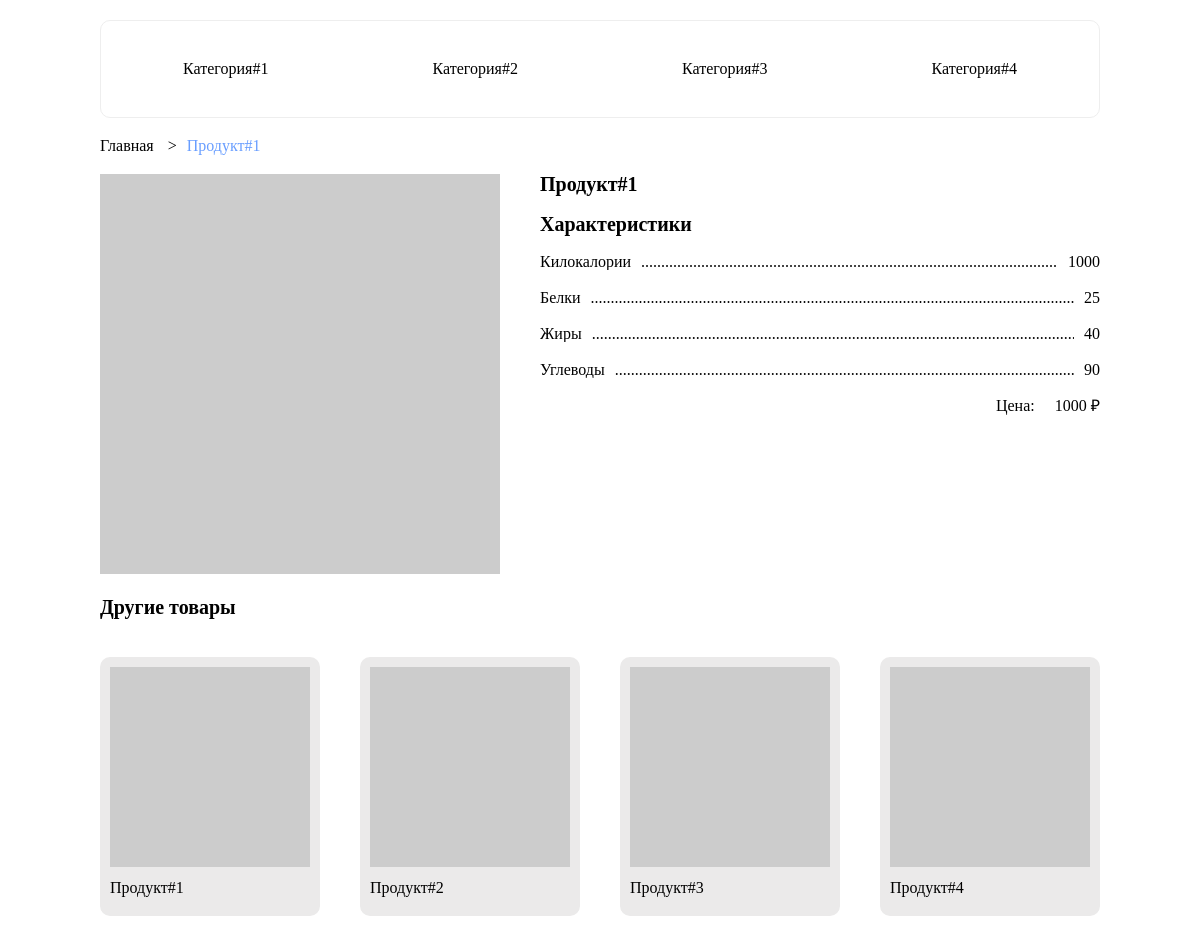
Page /product/1 on the committed database.
### tables this page shows
CREATE TABLE "products" (
	"id"	INTEGER UNIQUE,
	"category_id"	INTEGER,
	"title"	TEXT NOT NULL,
	"description"	TEXT,
	"price"	NUMERIC,
	PRIMARY KEY("id" AUTOINCREMENT)
);

CREATE TABLE "product_attributes" (
	"product_id"	INTEGER NOT NULL,
	"attribute_id"	INTEGER NOT NULL
, "value"	TEXT);

CREATE TABLE "attributes" (
	"id"	INTEGER UNIQUE,
	"title"	TEXT,
	PRIMARY KEY("id" AUTOINCREMENT)
);

### index.php (called while the page is built)
<?php
require_once('Router.php');
function connect() {
    return new SQLite3("db/test_pizzasushiwok.db");
}
function share() {
    $db = connect();
    $sql = ('SELECT products.id, products.title, categories.title as category_title
                                        FROM products INNER JOIN categories
                                        ON products.category_id = categories.id');
    $result = $db->query($sql);
    $data = [];
    while ($row = $result->fetchArray()) {
        $data[$row['category_title']][] = ['title' =>  $row['title'], 'id' => $row['id']];
    }
    return $data;
}
$router = new Router();
$router->add('^/$',function($url) {
    $data = share();
    require __DIR__ . '/views/home.php';
});
$router->add('^/product/([0-9a-zA-Z\-]+)',function($url,$slug) {
    $data = share();
    $db = connect();
    $stmt = $db->prepare('SELECT * FROM products WHERE id=:id');
    $stmt->bindValue(':id', (int) $slug, SQLITE3_INTEGER);
    $result = $stmt->execute();
    $product = $result->fetchArray();
    if($product) {
        $stmt = $db->prepare( 'SELECT value, title FROM product_attributes INNER JOIN attributes
                                                            ON product_attributes.attribute_id = attributes.id
                                                            WHERE product_attributes.product_id = :product_id');
        $stmt->bindValue(':product_id', (int) $product['id'], SQLITE3_INTEGER);
        $result = $stmt->execute();
        $product['attributes'] = [];
        while ($row = $result->fetchArray()) {
            $product['attributes'][] = ['title' =>  $row['title'], 'value' => $row['value']];
        }
        $stmt = $db->prepare('SELECT id, title FROM products WHERE category_id=:category_id');
        $stmt->bindValue(':category_id', (int) $product['category_id'], SQLITE3_INTEGER);
        $result = $stmt->execute();
        $products = [];
        while ($row = $result->fetchArray()) {
            $products[] = ['id' => $row['id'], 'title' => $row['title']];
        }
    }
    require __DIR__ . '/views/product.php';
});
$router->init();

### views/product.php (the view, shortened to what this page needs)
<?php include ("partials/header.php");?>
    <main>
        <? if ($product): ?>
            <div class="container">
                <div class="main">
                    <div class="breadcrumb">
                        <a href="/" class="link breadcrumb__item">Главная</a>
                        <a href="" class="link breadcrumb__item active"><?= $product['title'] ?></a>
                    </div>
                    </div>
                    <div class="productCard">
                        <div class="productCard__slider">
                            <img src="https://placehold.co/400x400" alt="">
                        </div>
                        <div class="productCard__info">
                            <div class="productCard__title"><?= $product['title'] ?></div>
                            <div class="productCard__properties">
                                <div class="productCard__propertyTitle">
                                    Характеристики
                                </div>
                                <? foreach ($product['attributes'] as $attribute): ?>
                                <div class="productCard__property">
                                    <span><?= $attribute['title'] ?></span>
                                    <span><?= $attribute['value'] ?></span>
                                </div>
                                <? endforeach; ?>
                            </div>
                            <div class="productCard__priceWrap">
                                <div class="productCard__priceText">Цена:</div>
                                <div class="productCard__priceText"><?= $product['price'] ?> ₽</div>
                            </div>
                        </div>
                    </div>
                    <div class="category">
                        <div class="category__heading">Другие товары</div>
                        <div class="category__list">
                            <? foreach ($products as $item): ?>
                            <div class="categoryCard">
                                <div class="categoryCard__img">
                                    <a href="<?='/product/'.$item['id']?>" class="link"><img src="https://placehold.co/200x200" alt=""></a>
                                </div>
                                <div class="categoryCard__title">
                                    <a href="<?='/product/'.$item['id']?>" class="link"><?=$item['title']?></a>
                                </div>
                            </div>
                            <? endforeach; ?>
                        </div>
                    </div>
                </div>
            </div>
        <? endif; ?>
<?php include ("partials/footer.php");?>

### Router.php
<?php
class Router
{
    private $routes;
    public function add($pattern, $function) {
        $this->routes['{'.$pattern.'}'] = $function;
    }
    public function init() {
        foreach($this->routes as $pattern => $function) {
            if(preg_match($pattern, $_SERVER['REQUEST_URI'], $params)){
                array_shift($params); array_unshift($params, $_SERVER['REQUEST_URI']);
                return call_user_func_array($function, array_values($params));
            }
        }
        return false;
    }
}

### partials/header.php (shortened to what this page needs)
<!DOCTYPE html>
<html lang="en">
<head>
    <link rel="stylesheet" href="../assets/css/main.css">
</head>
<body>
<div class="wrapper">
    <header>
        <div class="container">
            <div class="navbar">
                <div class="menu">
                    <? foreach ($data as $key => $items): ?>
                        <div class="menu__item">
                            <span class="menu__item"><?=$key?></span>
                        </div>
                    <? endforeach; ?>
                </div>
            </div>
        </div>
    </header>

### partials/footer.php (shortened to what this page needs)
</body>
</html>

### assets/css/main.css (style rules this page uses)
html,body,div,span,applet,object,iframe,h1,h2,h3,h4,h5,h6,p,blockquote,pre,a,abbr,acronym,address,big,cite,code,del,dfn,em,img,ins,kbd,q,s,samp,small,strike,strong,sub,sup,tt,var,b,u,i,center,dl,dt,dd,ol,ul,li,fieldset,form,label,legend,table,caption,tbody,tfoot,thead,tr,th,td,article,aside,canvas,details,embed,figure,figcaption,footer,header,hgroup,menu,nav,output,ruby,section,summary,time,mark,audio,video { margin:0;padding:0;border:0;font-size:100%;font:inherit;vertical-align:baseline }
article,aside,details,figcaption,figure,footer,header,hgroup,menu,nav,section { display:block }
html { height:100% }
body { line-height:1 }
.container { max-width: 1000px; margin: 0 auto; }
.link { color: #000; text-decoration: none; cursor: pointer; }
.link.active { color: #699eff; cursor: default; }
.breadcrumb { margin: 20px 0; }
.breadcrumb__item + .breadcrumb__item:before { display: inline-block; content: ">"; margin: 0 10px; color: #000; }
.navbar { display: flex; justify-content: space-around; border: 1px solid #eee; border-radius: 10px; margin: 20px 0; padding: 20px 0; }
.menu { display: flex; justify-content: space-around; flex: auto; }
.menu__item { position: relative; margin: 0 10px; padding: 20px; cursor: pointer; }
.category__heading { font-size: 20px; font-weight: bold; margin: 20px 0; }
.categoryCard { display: flex; flex-direction: column; justify-content: center; width: calc(100% / 4 - 60px); background-color: #ebeaea; border-radius: 10px; margin: 20px; padding: 10px; }
.categoryCard__img { text-align: center; }
.categoryCard__title { font-size: 16px; font-weight: 500; margin: 10px 0; }
.category__list { display: flex; flex-wrap: wrap; margin: 0 -20px; }
.productCard { display: flex; }
.productCard__info { margin-left: 40px; }
.productCard__title { font-size: 20px; font-weight: bold; margin-bottom: 20px; }
.productCard__priceWrap { display: flex; justify-content: flex-end; }
.productCard__priceText + .productCard__priceText { margin-left: 20px; }
.productCard__propertyTitle { margin: 20px 0; font-size: 20px; font-weight: bold; }
.productCard__property { overflow: hidden; margin-bottom: 20px; }
.productCard__property span:first-of-type { float:left; margin-right: 10px; }
.productCard__property span:last-of-type { float:right; margin-left: 10px; }
.productCard__property:after { content:'............................................................................................................................................'; display: block; white-space: nowrap; overflow: hidden; }

### rows in the picture
products: key "Категория#1", key "Категория#2", key "Категория#3", key "Категория#4", title "Продукт#1", price "1000", title "Продукт#2", title "Продукт#3", title "Продукт#4"
product_attributes: attribute.title "Килокалории", value "1000"
product_attributes: attribute.title "Белки", value "25"
product_attributes: attribute.title "Жиры", value "40"
product_attributes: attribute.title "Углеводы", value "90"
